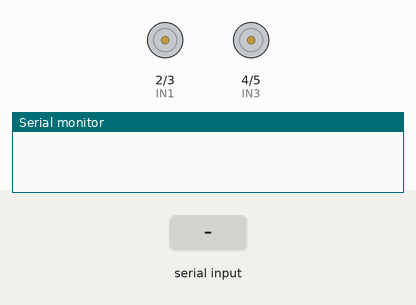
This sketch was run on a simulated Arduino Uno, built with avr-gcc and run on an emulated ATmega328P. Parts: motor-driver pin pairs drawn as motors (green arrow = first pin HIGH = forward, orange = second pin HIGH = backward, longer = more drive, scaled by the enable pin), the last lines printed to the serial monitor. Inputs (shaded band) come from the test bench.

Above: at 1.2 s.
1.3 s: "f" received over Serial
At 1.45 s:
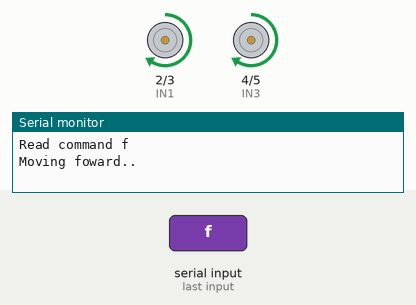
Timing chart, 0 to 4.3 s (numbered marks = the images above; inputs shaded):
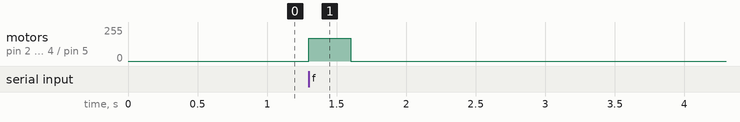

The sketch:

test.ino
```cpp
#define IN1 2
#define IN2 3
#define IN3 4
#define IN4 5

#define EN1 6
#define EN2 9

char command;

void setup(){
  pinMode(IN1, OUTPUT);
  pinMode(IN2, OUTPUT);
  pinMode(IN3, OUTPUT);
  pinMode(IN4, OUTPUT);

  stop();

  pinMode(EN1, OUTPUT);
  pinMode(EN2, OUTPUT);

  analogWrite(EN1, 170);
  analogWrite(EN2, 170);

  Serial.begin(9600);
}

void stop(){
  Serial.write("Stoping..\n");

  digitalWrite(IN1, 0);
  digitalWrite(IN2, 0);
  digitalWrite(IN3, 0);
  digitalWrite(IN4, 0);
}

void moveFoward(){
  Serial.write("Moving foward..\n");

  digitalWrite(IN1, 1);
  digitalWrite(IN2, 0);
  digitalWrite(IN3, 1);
  digitalWrite(IN4, 0);

  delay(300);

  stop();
}

void loop(){

  if(Serial.available()){
    command = Serial.read();
    if(command == 'f'){
      Serial.print("Read command f\n");
      moveFoward();
    }
  }
}
```

Measured:
- after the input at 1.3 s, motor on pin 2 (IN1) / pin 3 (IN2), motor on pin 4 (IN3) / pin 5 (IN4): stopped → forward 170/255 at once, → stopped 0.30 s later
